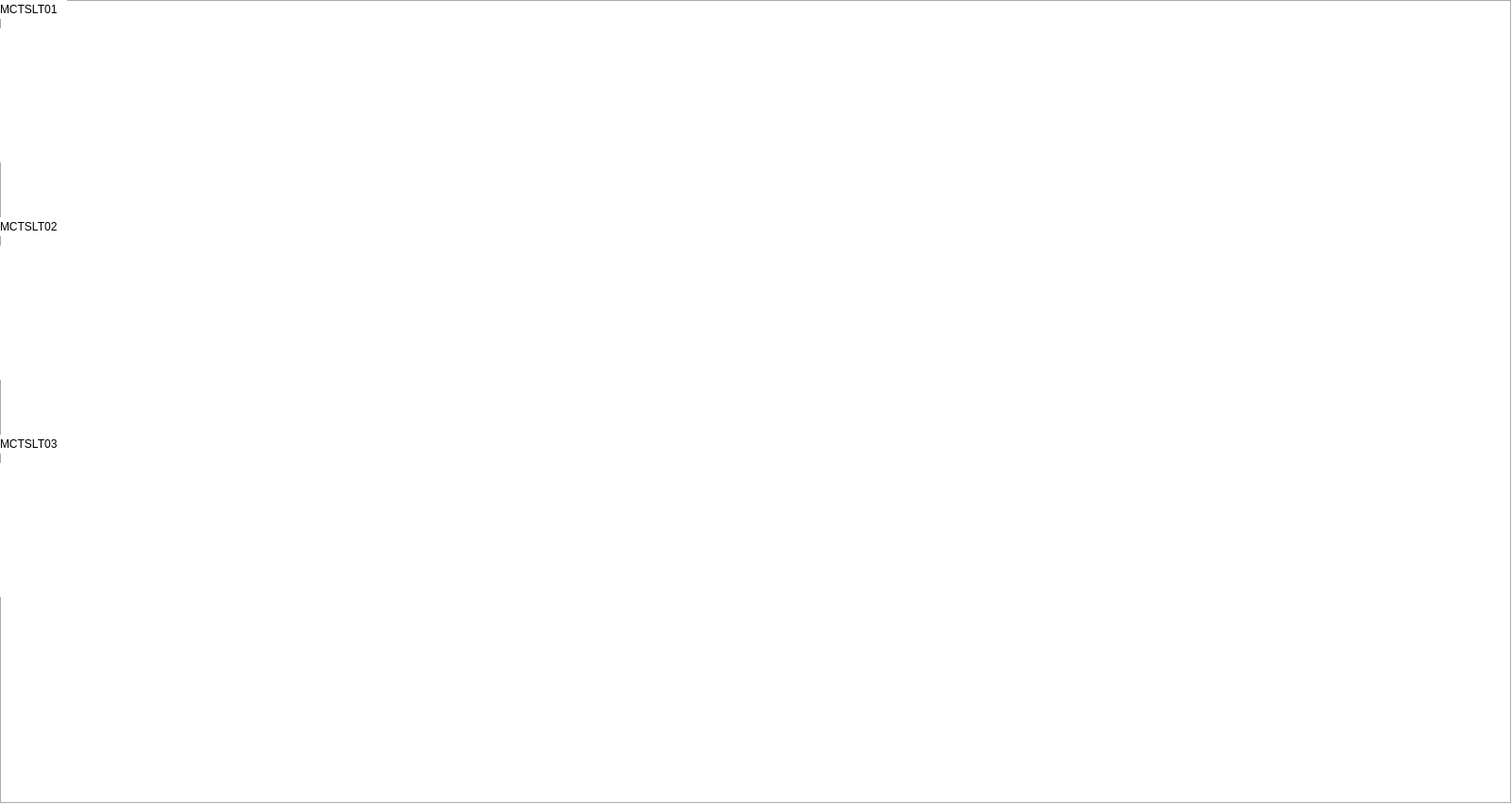
<?xml version="1.0" encoding="UTF-8"?>
<ui version="4.0">
 <class>Form</class>
 <widget class="QWidget" name="Form">
  <property name="geometry">
   <rect>
    <x>0</x>
    <y>0</y>
    <width>1600</width>
    <height>851</height>
   </rect>
  </property>
  <property name="windowTitle">
   <string>MCT Overview</string>
  </property>
  <property name="styleSheet">
   <string notr="true">background-color: rgb(255, 255, 255);</string>
  </property>
  <layout class="QVBoxLayout" name="verticalLayout">
   <property name="spacing">
    <number>0</number>
   </property>
   <property name="leftMargin">
    <number>0</number>
   </property>
   <property name="topMargin">
    <number>0</number>
   </property>
   <property name="rightMargin">
    <number>0</number>
   </property>
   <property name="bottomMargin">
    <number>0</number>
   </property>
   <item>
    <widget class="QFrame" name="frame">
     <property name="minimumSize">
      <size>
       <width>941</width>
       <height>755</height>
      </size>
     </property>
     <property name="frameShape">
      <enum>QFrame::Box</enum>
     </property>
     <property name="frameShadow">
      <enum>QFrame::Sunken</enum>
     </property>
     <widget class="QLabel" name="label_2">
      <property name="geometry">
       <rect>
        <x>0</x>
        <y>0</y>
        <width>71</width>
        <height>20</height>
       </rect>
      </property>
      <property name="text">
       <string>MCTSLT01</string>
      </property>
      <property name="alignment">
       <set>Qt::AlignLeading|Qt::AlignLeft|Qt::AlignVCenter</set>
      </property>
     </widget>
     <widget class="QEForm" name="qeform_3">
      <property name="geometry">
       <rect>
        <x>0</x>
        <y>30</y>
        <width>142</width>
        <height>142</height>
       </rect>
      </property>
      <property name="uiFile" stdset="0">
       <string>MCT_slit_status.ui</string>
      </property>
      <property name="variableSubstitutions" stdset="0">
       <string>SLIT=MCTSLT01:</string>
      </property>
     </widget>
     <widget class="QEForm" name="qeform_4">
      <property name="geometry">
       <rect>
        <x>160</x>
        <y>10</y>
        <width>1001</width>
        <height>221</height>
       </rect>
      </property>
      <property name="uiFile" stdset="0">
       <string>MCT_slit_target.ui</string>
      </property>
      <property name="variableSubstitutions" stdset="0">
       <string>SLIT=MCTSLT01:</string>
      </property>
     </widget>
     <widget class="QLabel" name="label_3">
      <property name="geometry">
       <rect>
        <x>0</x>
        <y>230</y>
        <width>71</width>
        <height>20</height>
       </rect>
      </property>
      <property name="text">
       <string>MCTSLT02</string>
      </property>
      <property name="alignment">
       <set>Qt::AlignLeading|Qt::AlignLeft|Qt::AlignVCenter</set>
      </property>
     </widget>
     <widget class="QEForm" name="qeform_5">
      <property name="geometry">
       <rect>
        <x>0</x>
        <y>260</y>
        <width>142</width>
        <height>142</height>
       </rect>
      </property>
      <property name="uiFile" stdset="0">
       <string>MCT_slit_status.ui</string>
      </property>
      <property name="variableSubstitutions" stdset="0">
       <string>SLIT=MCTSLT02:</string>
      </property>
     </widget>
     <widget class="QEForm" name="qeform_6">
      <property name="geometry">
       <rect>
        <x>160</x>
        <y>240</y>
        <width>1001</width>
        <height>221</height>
       </rect>
      </property>
      <property name="uiFile" stdset="0">
       <string>MCT_slit_target.ui</string>
      </property>
      <property name="variableSubstitutions" stdset="0">
       <string>SLIT=MCTSLT02:</string>
      </property>
     </widget>
     <widget class="QLabel" name="label_4">
      <property name="geometry">
       <rect>
        <x>0</x>
        <y>460</y>
        <width>71</width>
        <height>20</height>
       </rect>
      </property>
      <property name="text">
       <string>MCTSLT03</string>
      </property>
      <property name="alignment">
       <set>Qt::AlignLeading|Qt::AlignLeft|Qt::AlignVCenter</set>
      </property>
     </widget>
     <widget class="QEForm" name="qeform_7">
      <property name="geometry">
       <rect>
        <x>0</x>
        <y>490</y>
        <width>142</width>
        <height>142</height>
       </rect>
      </property>
      <property name="uiFile" stdset="0">
       <string>MCT_slit_status.ui</string>
      </property>
      <property name="variableSubstitutions" stdset="0">
       <string>SLIT=MCTSLT03:</string>
      </property>
     </widget>
     <widget class="QEForm" name="qeform_8">
      <property name="geometry">
       <rect>
        <x>160</x>
        <y>470</y>
        <width>1001</width>
        <height>221</height>
       </rect>
      </property>
      <property name="uiFile" stdset="0">
       <string>MCT_slit_target.ui</string>
      </property>
      <property name="variableSubstitutions" stdset="0">
       <string>SLIT=MCTSLT03:</string>
      </property>
     </widget>
     <zorder>qeform_4</zorder>
     <zorder>label_2</zorder>
     <zorder>qeform_3</zorder>
     <zorder>label_3</zorder>
     <zorder>qeform_5</zorder>
     <zorder>qeform_6</zorder>
     <zorder>label_4</zorder>
     <zorder>qeform_7</zorder>
     <zorder>qeform_8</zorder>
    </widget>
   </item>
  </layout>
 </widget>
 <customwidgets>
  <customwidget>
   <class>QEForm</class>
   <extends>QWidget</extends>
   <header>QEForm.h</header>
  </customwidget>
 </customwidgets>
 <resources/>
 <connections/>
 <designerdata>
  <property name="gridDeltaX">
   <number>10</number>
  </property>
  <property name="gridDeltaY">
   <number>10</number>
  </property>
  <property name="gridSnapX">
   <bool>true</bool>
  </property>
  <property name="gridSnapY">
   <bool>true</bool>
  </property>
  <property name="gridVisible">
   <bool>true</bool>
  </property>
 </designerdata>
</ui>
